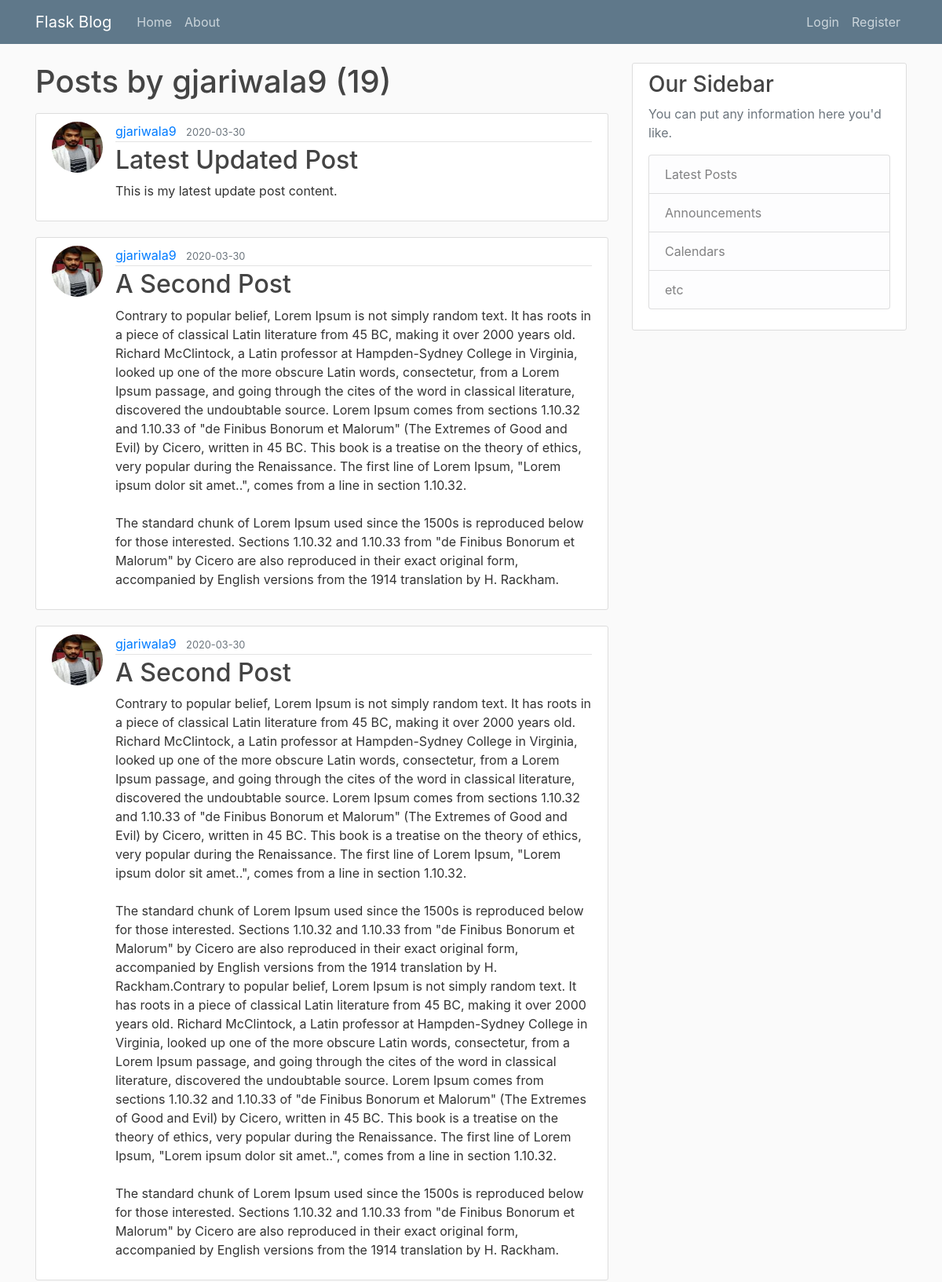
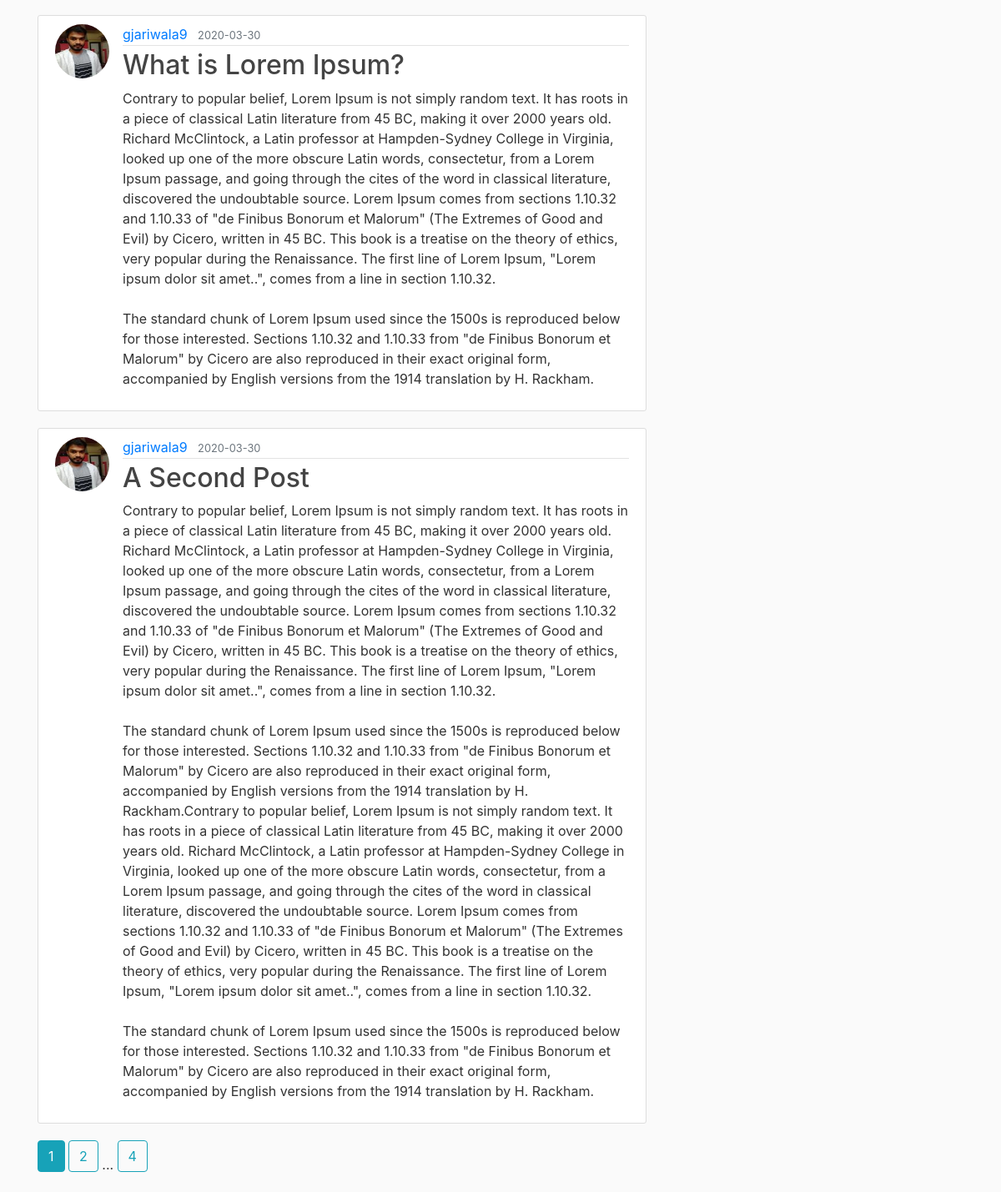
The app's page /user/gjariwala9 with its own data (2 pictures, top to bottom).
### flask_blog/models.py (models this page shows, shortened)
class User(db.Model, UserMixin):
	id = db.Column(db.Integer, primary_key=True)
	username = db.Column(db.String(20), unique=True, nullable=False)
	email = db.Column(db.String(120), unique=True, nullable=False)
	image_file = db.Column(db.String(20), nullable=False, default='default.jpg')
	password = db.Column(db.String(60), nullable=False)
	posts = db.relationship('Post', backref='author', lazy=True)

class Post(db.Model):
	id = db.Column(db.Integer, primary_key=True)
	title = db.Column(db.String(100), nullable=False)
	date_posted = db.Column(db.DateTime, nullable=False, default=datetime.utcnow)
	content = db.Column(db.Text, nullable=False)
	user_id = db.Column(db.Integer, db.ForeignKey('user.id'), nullable=False)

### flask_blog/users/routes.py (the view)
@users.route('/user/<string:username>')
def user_posts(username):
    page = request.args.get('page', 1, type=int)
    user = User.query.filter_by(username=username).first_or_404()
    posts=Post.query.filter_by(author=user)\
        .order_by(Post.date_posted.desc())\
        .paginate(page=page, per_page=5)
    return render_template('user_posts.html',posts = posts, user=user)

### flask_blog/templates/user_posts.html
{% extends "layout.html" %}
{% block content %}
  <h1 class="mb-3">Posts by {{ user.username }} ({{ posts.total }})</h1>
    {% for post in posts.items %}
        <article class="media content-section">
          <img class="rounded-circle article-img" src="{{ url_for('static', filename='profile_pics/' + post.author.image_file) }}">
          <div class="media-body">
            <div class="article-metadata">
              <a class="mr-2" href="{{ url_for('users.user_posts', username=post.author.username) }}">{{ post.author.username }}</a>
              <small class="text-muted">{{ post.date_posted.strftime('%Y-%m-%d') }}</small>
            </div>
            <h2><a class="article-title" href="{{ url_for('posts.post', post_id=post.id) }}">{{ post.title }}</a></h2>
            <p class="article-content">{{ post.content }}</p>
          </div>
        </article>
    {% endfor %}
    {% for page_num in posts.iter_pages(left_edge=1, right_edge=1, left_current=1, right_current=2) %}
      {% if page_num %}
        {% if posts.page == page_num %}
          <a class="btn btn-info mb-4" href="{{ url_for('users.user_posts', username=user.username, page=page_num) }}">{{ page_num }}</a>
        {% else %}
          <a class="btn btn-outline-info mb-4" href="{{ url_for('users.user_posts', username=user.username, page=page_num) }}">{{ page_num }}</a>
        {% endif %}
      {% else %}
        ...
      {% endif %}
    {% endfor %}
{% endblock content %}

### flask_blog/static/main.css (style rules this page uses)
body { background: #fafafa; color: #333333; margin-top: 5rem; }
h1, h2, h3, h4, h5, h6 { color: #444444; }
.content-section { background: #ffffff; padding: 10px 20px; border: 1px solid #dddddd; border-radius: 3px; margin-bottom: 20px; }
.article-title { color: #444444; }
.article-content { white-space: pre-line; }
.article-img { height: 65px; width: 65px; margin-right: 16px; }
.article-metadata { padding-bottom: 1px; margin-bottom: 4px; border-bottom: 1px solid #e3e3e3 }

### records on screen
User: username "gjariwala9"
Post: image_file (picture), author.username "gjariwala9", date_posted "2020-03-30", title "Latest Updated Post", content "This is my latest update post content."
Post: image_file (picture), author.username "gjariwala9", date_posted "2020-03-30", title "A Second Post", content "Contrary to popular belief, Lorem Ipsum is not simply random text. It has roots in a piece of classical Latin literature from 45 BC, making it over 2000 years old. Richard McClintock, a Latin professor at Hampden-Sydney College in Virginia, looked up one of the more obscure Latin words, consectetur, from a Lorem Ipsum passage, and going through the cites of the word in classical literature, discovered the undoubtable source. Lorem Ipsum comes from sections 1.10.32 and 1.10.33 of \"de Finibus Bonorum et Malorum\" (The Extremes of Good and Evil) by Cicero, written in 45 BC. This book is a treatise on the theory of ethics, very popular during the Renaissance. The first line of Lorem Ipsum,…"
Post: image_file (picture), author.username "gjariwala9", date_posted "2020-03-30", title "A Second Post", content "Contrary to popular belief, Lorem Ipsum is not simply random text. It has roots in a piece of classical Latin literature from 45 BC, making it over 2000 years old. Richard McClintock, a Latin professor at Hampden-Sydney College in Virginia, looked up one of the more obscure Latin words, consectetur, from a Lorem Ipsum passage, and going through the cites of the word in classical literature, discovered the undoubtable source. Lorem Ipsum comes from sections 1.10.32 and 1.10.33 of \"de Finibus Bonorum et Malorum\" (The Extremes of Good and Evil) by Cicero, written in 45 BC. This book is a treatise on the theory of ethics, very popular during the Renaissance. The first line of Lorem Ipsum,…"
Post: image_file (picture), author.username "gjariwala9", date_posted "2020-03-30", title "What is Lorem Ipsum?", content "Contrary to popular belief, Lorem Ipsum is not simply random text. It has roots in a piece of classical Latin literature from 45 BC, making it over 2000 years old. Richard McClintock, a Latin professor at Hampden-Sydney College in Virginia, looked up one of the more obscure Latin words, consectetur, from a Lorem Ipsum passage, and going through the cites of the word in classical literature, discovered the undoubtable source. Lorem Ipsum comes from sections 1.10.32 and 1.10.33 of \"de Finibus Bonorum et Malorum\" (The Extremes of Good and Evil) by Cicero, written in 45 BC. This book is a treatise on the theory of ethics, very popular during the Renaissance. The first line of Lorem Ipsum,…"
Post: image_file (picture), author.username "gjariwala9", date_posted "2020-03-30", title "A Second Post", content "Contrary to popular belief, Lorem Ipsum is not simply random text. It has roots in a piece of classical Latin literature from 45 BC, making it over 2000 years old. Richard McClintock, a Latin professor at Hampden-Sydney College in Virginia, looked up one of the more obscure Latin words, consectetur, from a Lorem Ipsum passage, and going through the cites of the word in classical literature, discovered the undoubtable source. Lorem Ipsum comes from sections 1.10.32 and 1.10.33 of \"de Finibus Bonorum et Malorum\" (The Extremes of Good and Evil) by Cicero, written in 45 BC. This book is a treatise on the theory of ethics, very popular during the Renaissance. The first line of Lorem Ipsum,…"

### other values on screen
{{ posts.total }} "19"
{{ page_num }} "1"
{{ page_num }} "2" "4"
